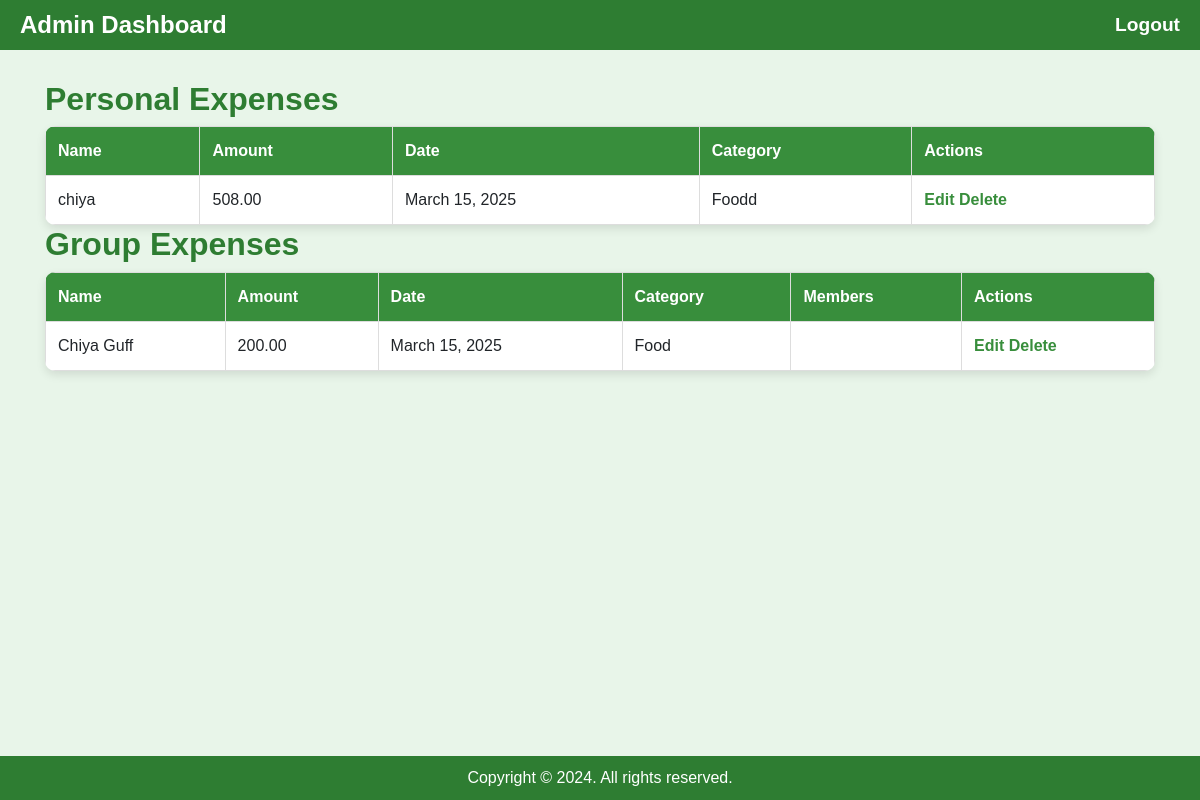
Before: /admin-dashboard/ (signed in) with the older database file.
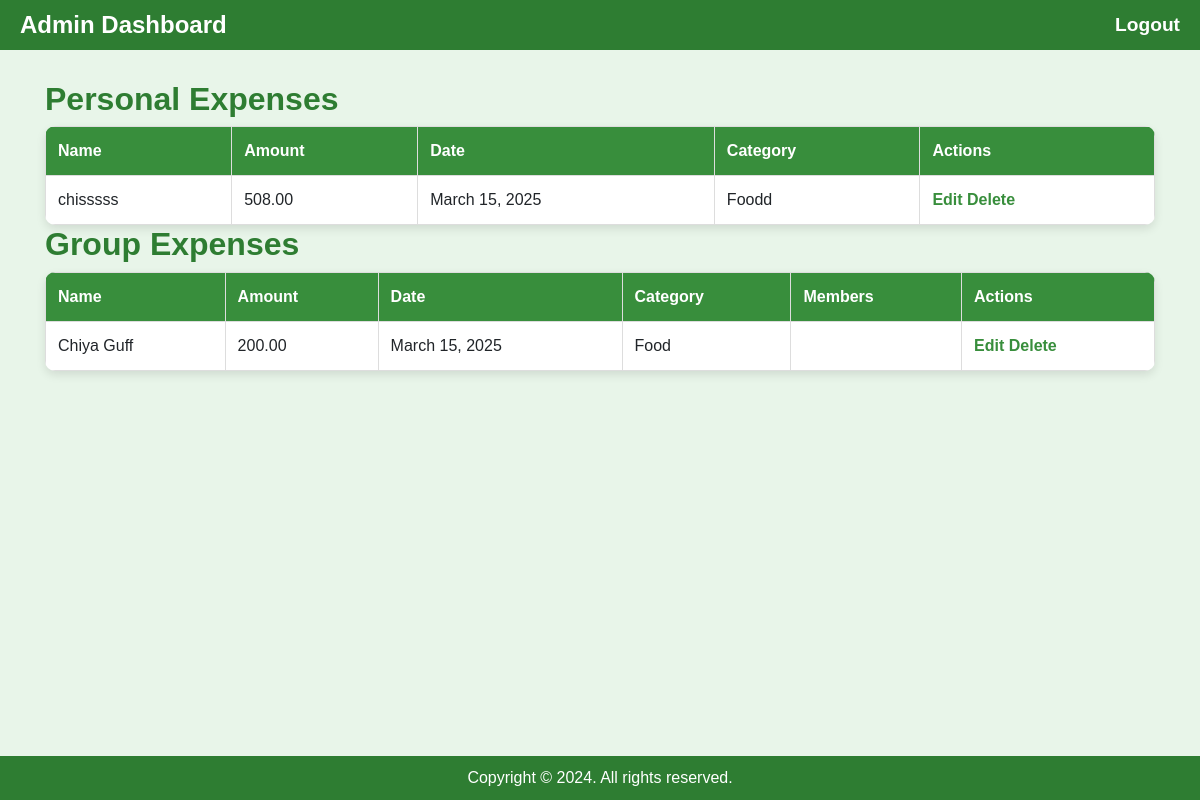
After: the same page with the newer database file.
### myapp/models.py (models this page shows, shortened)
class IndividualExpense(models.Model):
    name = models.CharField(max_length=255)
    amount = models.DecimalField(max_digits=10, decimal_places=2)
    date = models.DateField()
    category = models.CharField(max_length=100)

### myapp/views.py (the view)
# urls.py: path('admin-dashboard/', views.admin_dashboard, name='admin_dashboard'),
@user_passes_test(is_superuser, login_url='admin_login')  # Restrict non-superusers
def admin_dashboard(request):
    personal_expenses = IndividualExpense.objects.all()
    group_expenses = GroupExpense.objects.all()
    context = {
        'personal_expenses': personal_expenses,
        'group_expenses': group_expenses,
    }
    return render(request, 'admin_dashboard.html', context)

### myapp/views.py (called while the page is built)
def is_superuser(user):
    return user.is_authenticated and user.is_superuser

### templates/admin_dashboard.html (shortened to what this page needs)
    {% load static %}
<!DOCTYPE html>
<html lang="en">
<head>
    {% load static %}
    <link rel="stylesheet" href="https://cdn.jsdelivr.net/npm/bootstrap@4.0.0/dist/css/bootstrap.min.css">
</head>
<body>
    <nav class="navbar navbar-expand-lg navbar-dark navbar-custom">
        <div class="navbar-container">
            <a href="/" class="navbar-brand">Admin Dashboard</a>
            <a href="{% url 'admin_logout' %}" class="navbar-link">Logout</a>
        </div>
    </nav>
    <div class="container">
        <h2>Personal Expenses</h2>
        <table>
            <thead>
                <tr>
                    <th>Name</th>
                    <th>Amount</th>
                    <th>Date</th>
                    <th>Category</th>
                    <th>Actions</th>
                </tr>
            </thead>
            <tbody>
                {% for expense in personal_expenses %}
                    <tr>
                        <td>{{ expense.name }}</td>
                        <td>{{ expense.amount }}</td>
                        <td>{{ expense.date }}</td>
                        <td>{{ expense.category }}</td>
                        <td>
                            <a href="{% url 'admin_expense_edit' expense_id=expense.id is_group='false' %}">Edit</a>
                            <a href="{% url 'admin_expense_delete' expense_id=expense.id is_group='false' %}">Delete</a>
                        </td>
                    </tr>
                {% endfor %}
            </tbody>
        </table>
        <h2>Group Expenses</h2>
        <table>
            <thead>
                <tr>
                    <th>Name</th>
                    <th>Amount</th>
                    <th>Date</th>
                    <th>Category</th>
                    <th>Members</th>
                    <th>Actions</th>
                </tr>
            </thead>
            <tbody>
                {% for expense in group_expenses %}
                    <tr>
                        <td>{{ expense.name }}</td>
                        <td>{{ expense.amount }}</td>
                        <td>{{ expense.date }}</td>
                        <td>{{ expense.category }}</td>
                        <td>{{ expense.members }}</td>
                        <td>
                            <a href="{% url 'admin_expense_edit' expense_id=expense.id is_group='true' %}">Edit</a>
                            <a href="{% url 'admin_expense_delete' expense_id=expense.id is_group='true' %}">Delete</a>
                        </td>
                    </tr>
                {% endfor %}
            </tbody>
        </table>
    </div>
    <footer>
        <div>Copyright © 2024. All rights reserved.</div>
    </footer>
</body>
</html>

Changed rows visible on the page:
changed IndividualExpense "Foodd": name "chiya" → "chisssss"
